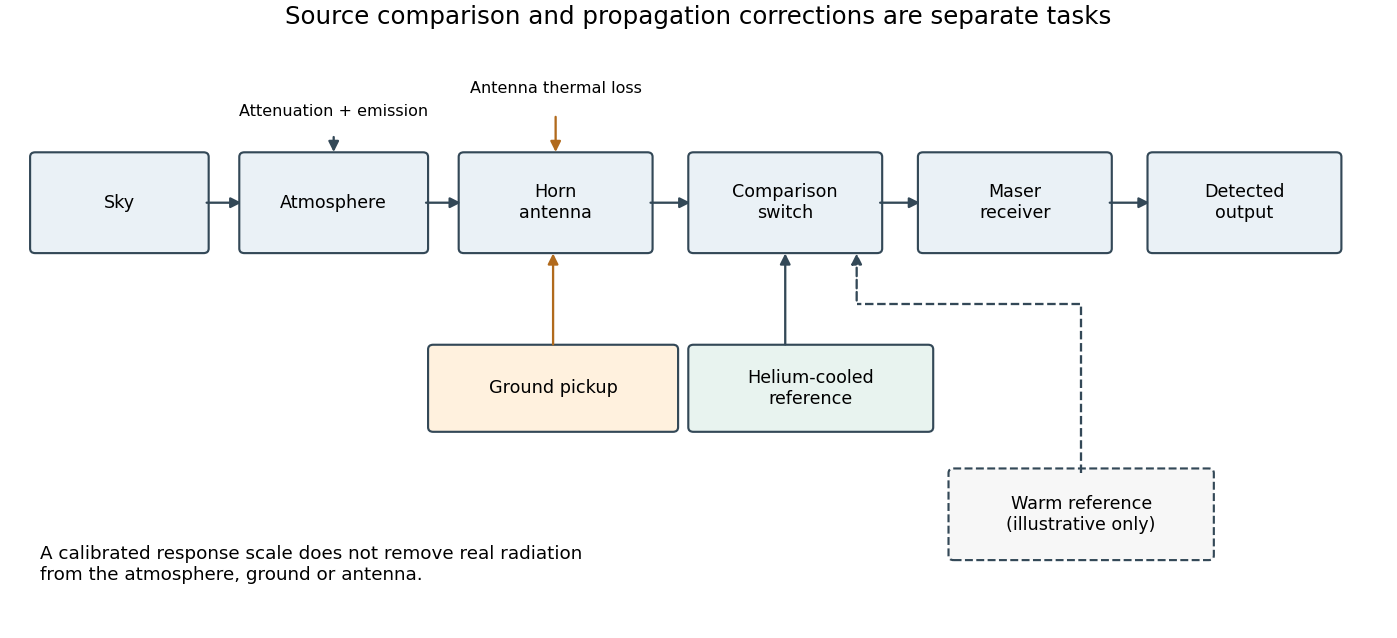

This figure's Python source:
"""Functional source comparison, not an apparatus reconstruction; PNG to cwd."""
from pathlib import Path
import matplotlib
matplotlib.use('Agg')
import matplotlib.pyplot as plt
from matplotlib.patches import FancyBboxPatch, FancyArrowPatch


def main():
    plt.rcParams.update({'font.size': 12, 'figure.facecolor': 'white', 'axes.facecolor': 'white'})
    fig, ax = plt.subplots(figsize=(12.7, 5.8), constrained_layout=True)
    ax.set(xlim=(-.3, 13.3), ylim=(-.2, 6.3))
    ax.axis('off')
    def box(x,y,w,h,label,color='#eaf1f6',dashed=False):
        ax.add_patch(FancyBboxPatch((x,y),w,h,boxstyle='round,pad=0.05',facecolor=color,edgecolor='#334857',lw=1.4,linestyle='--' if dashed else '-'))
        ax.text(x+w/2,y+h/2,label,ha='center',va='center',fontsize=11.5)
    def arrow(a,b,color='#334857',dashed=False):
        ax.add_patch(FancyArrowPatch(a,b,arrowstyle='-|>',mutation_scale=14,lw=1.5,color=color,linestyle='--' if dashed else '-'))
    boxes=[(0,4,1.65,1.0,'Sky'),(2.05,4,1.75,1.0,'Atmosphere'),(4.2,4,1.8,1.0,'Horn\nantenna'),(6.45,4,1.8,1.0,'Comparison\nswitch'),(8.7,4,1.8,1.0,'Maser\nreceiver'),(10.95,4,1.8,1.0,'Detected\noutput')]
    for x,y,w,h,label in boxes:box(x,y,w,h,label)
    for i in range(len(boxes)-1):arrow((boxes[i][0]+boxes[i][2],4.5),(boxes[i+1][0],4.5))
    ax.text(2.925,5.45,'Attenuation + emission',ha='center',fontsize=10.5)
    arrow((2.925,5.25),(2.925,5.02))
    box(3.9,2.05,2.35,.85,'Ground pickup',color='#fff1de')
    arrow((5.075,2.92),(5.075,3.98),color='#b16a1c')
    ax.text(5.1,5.7,'Antenna thermal loss',ha='center',fontsize=10.5)
    arrow((5.1,5.47),(5.1,5.02),color='#b16a1c')
    box(6.45,2.05,2.3,.85,'Helium-cooled\nreference',color='#e8f3ef')
    arrow((7.35,2.92),(7.35,3.98))
    box(9.0,.65,2.5,.9,'Warm reference\n(illustrative only)',color='#f7f7f7',dashed=True)
    ax.plot([10.25,10.25,8.05],[1.55,3.4,3.4],color='#334857',lw=1.5,linestyle='--')
    arrow((8.05,3.4),(8.05,3.98),dashed=True)
    ax.text(.05,.55,'A calibrated response scale does not remove real radiation\nfrom the atmosphere, ground or antenna.',fontsize=12,ha='left',va='center')
    fig.suptitle('Source comparison and propagation corrections are separate tasks',fontsize=16)
    fig.savefig(Path(__file__).with_suffix('.png').name,dpi=110,facecolor='white')
    plt.close(fig)


if __name__=='__main__':
    main()
